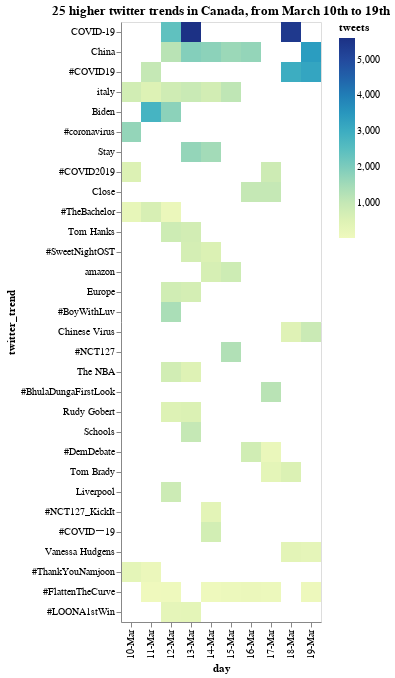

The notebook cell saved with this chart:
### Code cell
# Heatmap
df_4 = pd.merge(df, pd.DataFrame(my_sort[:30]).rename(columns={0:"twitter_trend"}), how="inner", on=["twitter_trend", "twitter_trend"])
df_4
alt.Chart(df_4).mark_rect().encode(
    alt.Y('twitter_trend:O', sort=my_sort),
    x='day:O',
    color='tweets:Q',
    tooltip=['twitter_trend', 'day', 'tweets']
).properties(
    title="25 higher twitter trends in Canada, from March 10th to 19th"
)

### Figure 1 — Vega-Lite specification as saved in the notebook (floating-point values rounded to 4 significant figures; data arrays with more than 128 entries replaced by an {"elided": "..."} marker saying what was removed)
{"$schema": "https://vega.github.io/schema/vega-lite/v4.8.1.json", "config": {"view": {"continuousHeight": 300, "continuousWidth": 400}}, "data": {"name": "data-5a7046b3c04e6c58155b2c571ac28ccd"}, "datasets": {"data-5a7046b3c04e6c58155b2c571ac28ccd": [{"count (thousands)": "209.7", "day": "10-Mar", "hashtag": "yes", "hr": 10, "rank": 1, "tweets": 209.7, "twitter_trend": "#ThankYouNamjoon"}, {"count (thousands)": "321.6", "day": "10-Mar", "hashtag": "yes", "hr": 18, "rank": 48, "tweets": 321.6, "twitter_trend": "#ThankYouNamjoon"}, {"count (thousands)": "132.7", "day": "11-Mar", "hashtag": "yes", "hr": 10, "rank": 39, "tweets": 132.7, "twitter_trend": "#ThankYouNamjoon"}, {"count (thousands)": "710.9", "day": "10-Mar", "hashtag": "no", "hr": 10, "rank": 6, "tweets": 710.9, "twitter_trend": "italy"}, {"count (thousands)": "776.8", "day": "10-Mar", "hashtag": "no", "hr": 18, "rank": 27, "tweets": 776.8, "twitter_trend": "italy"}, {"count (thousands)": "524.4", "day": "11-Mar", "hashtag": "no", "hr": 18, "rank": 27, "tweets": 524.4, "twitter_trend": "italy"}, {"count (thousands)": "803.6", "day": "12-Mar", "hashtag": "no", "hr": 10, "rank": 11, "tweets": 803.6, "twitter_trend": "italy"}, {"count (thousands)": "909.5", "day": "13-Mar", "hashtag": "no", "hr": 10, "rank": 17, "tweets": 909.5, "twitter_trend": "italy"}, {"count (thousands)": "758.2", "day": "14-Mar", "hashtag": "no", "hr": 10, "rank": 15, "tweets": 758.2, "twitter_trend": "italy"}, {"count (thousands)": "1100", "day": "15-Mar", "hashtag": "no", "hr": 10, "rank": 9, "tweets": 1100, "twitter_trend": "italy"}, {"count (thousands)": "224.9", "day": "10-Mar", "hashtag": "yes", "hr": 10, "rank": 21, "tweets": 224.9, "twitter_trend": "#TheBachelor"}, {"count (thousands)": "251.4", "day": "10-Mar", "hashtag": "yes", "hr": 18, "rank": 46, "tweets": 251.4, "twitter_trend": "#TheBachelor"}, {"count (thousands)": "630.3", "day": "11-Mar", "hashtag": "yes", "hr": 10, "rank": 26, "tweets": 630.3, "twitter_trend": "#TheBachelor"}, {"count (thousands)": "663.2", "day": "11-Mar", "hashtag": "yes", "hr": 18, "rank": 50, "tweets": 663.2, "twitter_trend": "#TheBachelor"}, {"count (thousands)": "134.9", "day": "12-Mar", "hashtag": "yes", "hr": 10, "rank": 14, "tweets": 134.9, "twitter_trend": "#TheBachelor"}, {"count (thousands)": "599.7", "day": "10-Mar", "hashtag": "yes", "hr": 10, "rank": 22, "tweets": 599.7, "twitter_trend": "#COVID2019"}, {"count (thousands)": "567.2", "day": "10-Mar", "hashtag": "yes", "hr": 18, "rank": 45, "tweets": 567.2, "twitter_trend": "#COVID2019"}, {"count (thousands)": "847.1", "day": "17-Mar", "hashtag": "yes", "hr": 18, "rank": 2, "tweets": 847.1, "twitter_trend": "#COVID2019"}, {"count (thousands)": "1600", "day": "10-Mar", "hashtag": "yes", "hr": 10, "rank": 26, "tweets": 1600, "twitter_trend": "#coronavirus"}, {"count (thousands)": "1700", "day": "10-Mar", "hashtag": "yes", "hr": 18, "rank": 47, "tweets": 1700, "twitter_trend": "#coronavirus"}, {"count (thousands)": "1000", "day": "11-Mar", "hashtag": "yes", "hr": 10, "rank": 27, "tweets": 1000, "twitter_trend": "#COVID19"}, {"count (thousands)": "3000", "day": "18-Mar", "hashtag": "yes", "hr": 10, "rank": 26, "tweets": 3000, "twitter_trend": "#COVID19"}, {"count (thousands)": "3200", "day": "19-Mar", "hashtag": "yes", "hr": 10, "rank": 5, "tweets": 3200, "twitter_trend": "#COVID19"}, {"count (thousands)": "25.7", "day": "11-Mar", "hashtag": "yes", "hr": 10, "rank": 49, "tweets": 25.7, "twitter_trend": "#FlattenTheCurve"}, {"count (thousands)": "33", "day": "11-Mar", "hashtag": "yes", "hr": 18, "rank": 7, "tweets": 33, "twitter_trend": "#FlattenTheCurve"}, {"count (thousands)": "50.2", "day": "12-Mar", "hashtag": "yes", "hr": 10, "rank": 15, "tweets": 50.2, "twitter_trend": "#FlattenTheCurve"}, {"count (thousands)": "52.9", "day": "14-Mar", "hashtag": "yes", "hr": 10, "rank": 34, "tweets": 52.9, "twitter_trend": "#FlattenTheCurve"}, {"count (thousands)": "86", "day": "15-Mar", "hashtag": "yes", "hr": 10, "rank": 33, "tweets": 86, "twitter_trend": "#FlattenTheCurve"}, {"count (thousands)": "102.4", "day": "15-Mar", "hashtag": "yes", "hr": 18, "rank": 45, "tweets": 102.4, "twitter_trend": "#FlattenTheCurve"}, {"count (thousands)": "132.6", "day": "16-Mar", "hashtag": "yes", "hr": 10, "rank": 28, "tweets": 132.6, "twitter_trend": "#FlattenTheCurve"}, {"count (thousands)": "101.1", "day": "17-Mar", "hashtag": "yes", "hr": 10, "rank": 26, "tweets": 101.1, "twitter_trend": "#FlattenTheCurve"}, {"count (thousands)": "76.9", "day": "19-Mar", "hashtag": "yes", "hr": 10, "rank": 39, "tweets": 76.9, "twitter_trend": "#FlattenTheCurve"}, {"count (thousands)": "2800", "day": "11-Mar", "hashtag": "no", "hr": 18, "rank": 29, "tweets": 2800, "twitter_trend": "Biden"}, {"count (thousands)": "1800", "day": "12-Mar", "hashtag": "no", "hr": 10, "rank": 19, "tweets": 1800, "twitter_trend": "Biden"}, {"count (thousands)": "835.2", "day": "12-Mar", "hashtag": "no", "hr": 10, "rank": 7, "tweets": 835.2, "twitter_trend": "Tom Hanks"}, {"count (thousands)": "747.9", "day": "13-Mar", "hashtag": "no", "hr": 10, "rank": 14, "tweets": 747.9, "twitter_trend": "Tom Hanks"}, {"count (thousands)": "2400", "day": "12-Mar", "hashtag": "no", "hr": 10, "rank": 8, "tweets": 2400, "twitter_trend": "COVID-19"}, {"count (thousands)": "5600", "day": "13-Mar", "hashtag": "no", "hr": 10, "rank": 13, "tweets": 5600, "twitter_trend": "COVID-19"}, {"count (thousands)": "5400", "day": "18-Mar", "hashtag": "no", "hr": 10, "rank": 9, "tweets": 5400, "twitter_trend": "COVID-19"}, {"count (thousands)": "534.4", "day": "12-Mar", "hashtag": "no", "hr": 10, "rank": 9, "tweets": 534.4, "twitter_trend": "Rudy Gobert"}, {"count (thousands)": "584.4", "day": "13-Mar", "hashtag": "no", "hr": 10, "rank": 15, "tweets": 584.4, "twitter_trend": "Rudy Gobert"}, {"count (thousands)": "788.6", "day": "12-Mar", "hashtag": "no", "hr": 10, "rank": 10, "tweets": 788.6, "twitter_trend": "Europe"}, {"count (thousands)": "716.6", "day": "13-Mar", "hashtag": "no", "hr": 10, "rank": 18, "tweets": 716.6, "twitter_trend": "Europe"}, {"count (thousands)": "759.8", "day": "12-Mar", "hashtag": "no", "hr": 10, "rank": 13, "tweets": 759.8, "twitter_trend": "The NBA"}, {"count (thousands)": "501.4", "day": "13-Mar", "hashtag": "no", "hr": 10, "rank": 30, "tweets": 501.4, "twitter_trend": "The NBA"}, {"count (thousands)": "864.6", "day": "12-Mar", "hashtag": "no", "hr": 10, "rank": 18, "tweets": 864.6, "twitter_trend": "Liverpool"}, {"count (thousands)": "1200", "day": "12-Mar", "hashtag": "no", "hr": 10, "rank": 25, "tweets": 1200, "twitter_trend": "China"}, {"count (thousands)": "1900", "day": "13-Mar", "hashtag": "no", "hr": 10, "rank": 20, "tweets": 1900, "twitter_trend": "China"}, {"count (thousands)": "1800", "day": "14-Mar", "hashtag": "no", "hr": 10, "rank": 17, "tweets": 1800, "twitter_trend": "China"}, {"count (thousands)": "1600", "day": "15-Mar", "hashtag": "no", "hr": 10, "rank": 13, "tweets": 1600, "twitter_trend": "China"}, {"count (thousands)": "1700", "day": "16-Mar", "hashtag": "no", "hr": 10, "rank": 12, "tweets": 1700, "twitter_trend": "China"}, {"count (thousands)": "3400", "day": "19-Mar", "hashtag": "no", "hr": 18, "rank": 22, "tweets": 3400, "twitter_trend": "China"}, {"count (thousands)": "1400", "day": "12-Mar", "hashtag": "yes", "hr": 10, "rank": 48, "tweets": 1400, "twitter_trend": "#BoyWithLuv"}, {"count (thousands)": "297.9", "day": "12-Mar", "hashtag": "yes", "hr": 18, "rank": 40, "tweets": 297.9, "twitter_trend": "#LOONA1stWin"}, {"count (thousands)": "337.2", "day": "13-Mar", "hashtag": "yes", "hr": 10, "rank": 49, "tweets": 337.2, "twitter_trend": "#LOONA1stWin"}, {"count (thousands)": "233", "day": "13-Mar", "hashtag": "yes", "hr": 10, "rank": 1, "tweets": 233, "twitter_trend": "#SweetNightOST"}, {"count (thousands)": "719.2", "day": "13-Mar", "hashtag": "yes", "hr": 18, "rank": 37, "tweets": 719.2, "twitter_trend": "#SweetNightOST"}, {"count (thousands)": "591.7", "day": "14-Mar", "hashtag": "yes", "hr": 10, "rank": 46, "tweets": 591.7, "twitter_trend": "#SweetNightOST"}, {"count (thousands)": "1700", "day": "13-Mar", "hashtag": "no", "hr": 10, "rank": 19, "tweets": 1700, "twitter_trend": "Stay"}, {"count (thousands)": "1500", "day": "14-Mar", "hashtag": "no", "hr": 10, "rank": 14, "tweets": 1500, "twitter_trend": "Stay"}, {"count (thousands)": "986.6", "day": "13-Mar", "hashtag": "no", "hr": 10, "rank": 32, "tweets": 986.6, "twitter_trend": "Schools"}, {"count (thousands)": "382.6", "day": "14-Mar", "hashtag": "yes", "hr": 10, "rank": 4, "tweets": 382.6, "twitter_trend": "#NCT127_KickIt"}, {"count (thousands)": "368.1", "day": "14-Mar", "hashtag": "yes", "hr": 18, "rank": 41, "tweets": 368.1, "twitter_trend": "#NCT127_KickIt"}, {"count (thousands)": "669.2", "day": "14-Mar", "hashtag": "no", "hr": 10, "rank": 22, "tweets": 669.2, "twitter_trend": "amazon"}, {"count (thousands)": "837.2", "day": "15-Mar", "hashtag": "no", "hr": 10, "rank": 15, "tweets": 837.2, "twitter_trend": "amazon"}, {"count (thousands)": "743.7", "day": "14-Mar", "hashtag": "yes", "hr": 18, "rank": 1, "tweets": 743.7, "twitter_trend": "#COVIDー19"}, {"count (thousands)": "1300", "day": "15-Mar", "hashtag": "yes", "hr": 10, "rank": 4, "tweets": 1300, "twitter_trend": "#NCT127"}, {"count (thousands)": "1000", "day": "16-Mar", "hashtag": "no", "hr": 10, "rank": 10, "tweets": 1000, "twitter_trend": "Close"}, {"count (thousands)": "1000", "day": "17-Mar", "hashtag": "no", "hr": 10, "rank": 18, "tweets": 1000, "twitter_trend": "Close"}, {"count (thousands)": "790.1", "day": "16-Mar", "hashtag": "yes", "hr": 10, "rank": 25, "tweets": 790.1, "twitter_trend": "#DemDebate"}, {"count (thousands)": "153.9", "day": "17-Mar", "hashtag": "yes", "hr": 10, "rank": 34, "tweets": 153.9, "twitter_trend": "#DemDebate"}, {"count (thousands)": "1200", "day": "17-Mar", "hashtag": "yes", "hr": 10, "rank": 4, "tweets": 1200, "twitter_trend": "#BhulaDungaFirstLook"}, {"count (thousands)": "319.6", "day": "17-Mar", "hashtag": "no", "hr": 18, "rank": 3, "tweets": 319.6, "twitter_trend": "Tom Brady"}, {"count (thousands)": "577.4", "day": "18-Mar", "hashtag": "no", "hr": 10, "rank": 8, "tweets": 577.4, "twitter_trend": "Tom Brady"}, {"count (thousands)": "369.7", "day": "18-Mar", "hashtag": "no", "hr": 10, "rank": 11, "tweets": 369.7, "twitter_trend": "Vanessa Hudgens"}, {"count (thousands)": "296.7", "day": "19-Mar", "hashtag": "no", "hr": 10, "rank": 17, "tweets": 296.7, "twitter_trend": "Vanessa Hudgens"}, {"count (thousands)": "479.4", "day": "18-Mar", "hashtag": "no", "hr": 10, "rank": 15, "tweets": 479.4, "twitter_trend": "Chinese Virus"}, {"count (thousands)": "896.2", "day": "19-Mar", "hashtag": "no", "hr": 10, "rank": 6, "tweets": 896.2, "twitter_trend": "Chinese Virus"}]}, "encoding": {"color": {"field": "tweets", "type": "quantitative"}, "tooltip": [{"field": "twitter_trend", "type": "nominal"}, {"field": "day", "type": "nominal"}, {"field": "tweets", "type": "quantitative"}], "x": {"field": "day", "type": "ordinal"}, "y": {"field": "twitter_trend", "sort": {"elided": "738 str values"}, "type": "ordinal"}}, "mark": "rect", "title": "25 higher twitter trends in Canada, from March 10th to 19th"}
